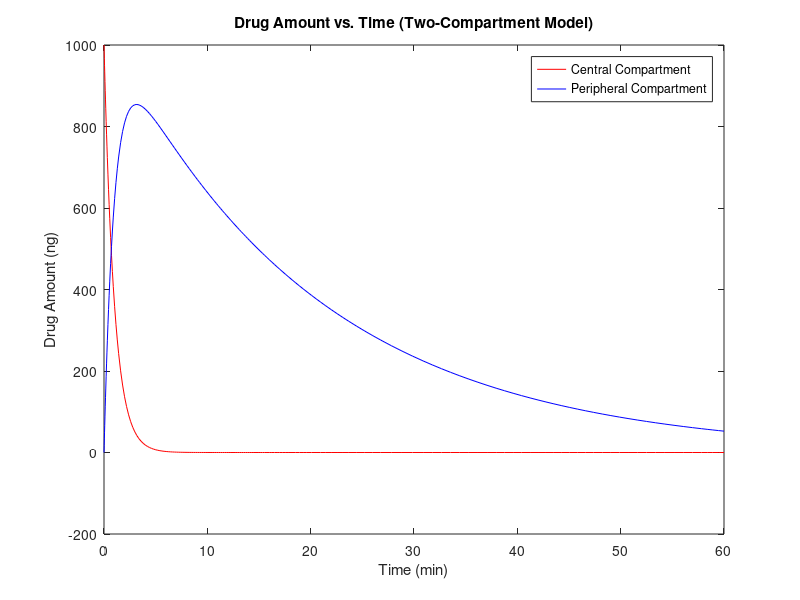

Here is the MATLAB script that generated this plot:
function plasma_protein_binding()
    % Parameters for the two-compartment model
    V1 = 10;  % Volume of distribution in central compartment (mL)
    V2 = 200;  % Volume of distribution in peripheral (mL)
    V3 = 100; % Volume of distribtion in the plasma proteins (mL)
    CL = 10;   % Clearance (mL/min)
    % rate of unloading from plasma proteins is proportional to clearance

    % Simulation parameters
    tspan = [0 60];  % Simulation time (minutes)
    initial_conditions = [1000 0 0];  % Initial drug amounts in central, peripheral, and eliminated compartments (ng)

    % Solve the differential equations using ode45
    [t, drug_amounts] = ode45(@(t, y) ode_equations(y, V1, V2, CL), tspan, initial_conditions);
    % y is the concentration, CL is the clearance

    % Plot drug amounts in the central and peripheral compartments
    figure;
    plot(t, drug_amounts(:, 1), 'r-', t, drug_amounts(:, 2), 'b-');
    xlabel('Time (min)');
    ylabel('Drug Amount (ng)');
    legend('Central Compartment', 'Peripheral Compartment');
    title('Drug Amount vs. Time (Two-Compartment Model)');
end

function dydt = ode_equations(y, V1, V2, CL)
    % Differential equations for the two-compartment model
    C1 = y(1) / V1;  % Concentration in the central compartment (ng/mL)
    C2 = y(2) / V2;  % Concentration in the peripheral compartment (ng/mL)

    % Rate of change of drug amounts in each compartment
    dydt = [-CL * C1;  % Rate of change in the central compartment
            CL * C1 - CL * C2;  % Rate of change in the peripheral compartment
            CL * C2];  % Rate of change in the eliminated compartment
end
